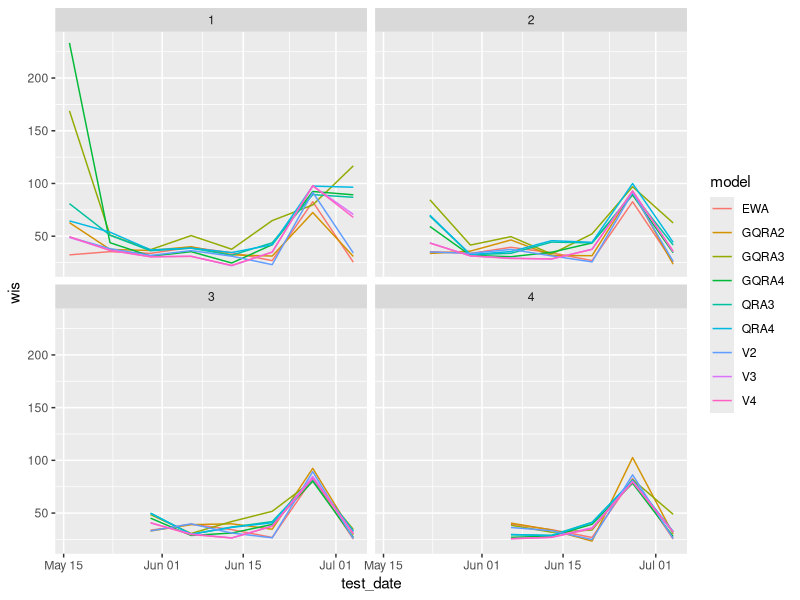
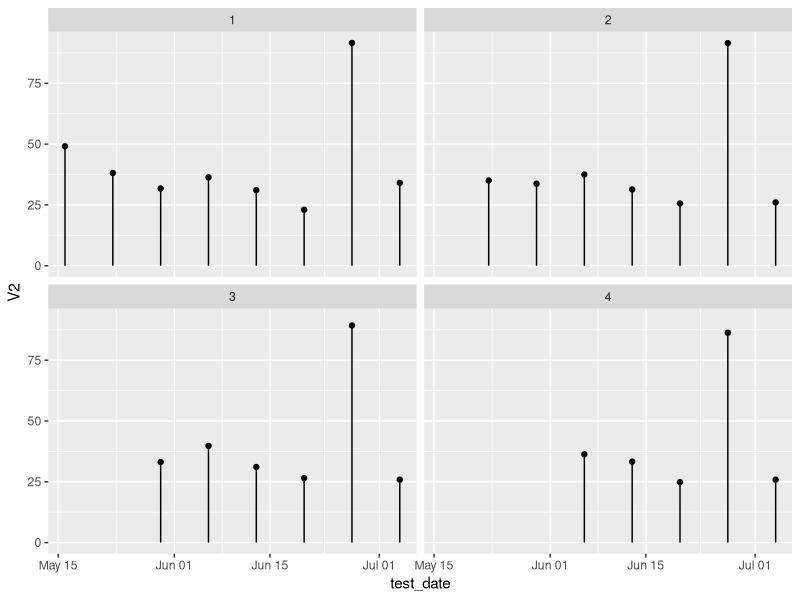
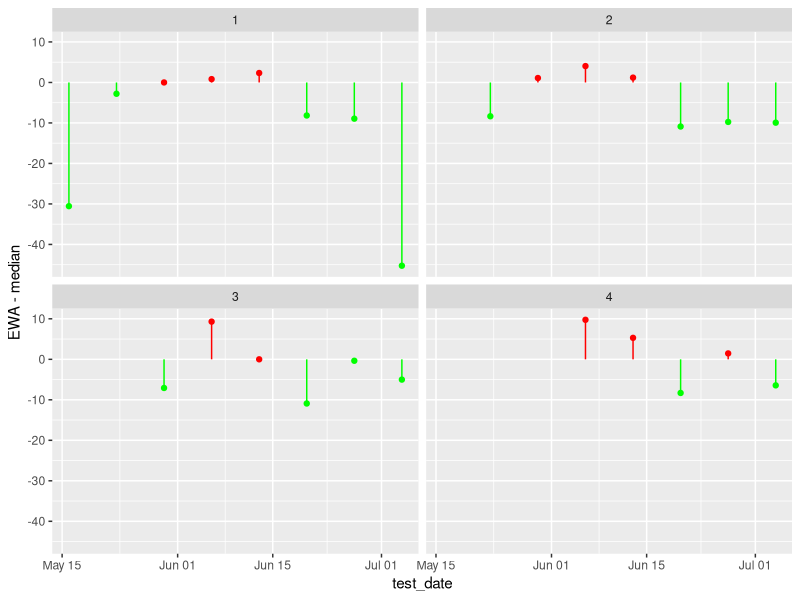
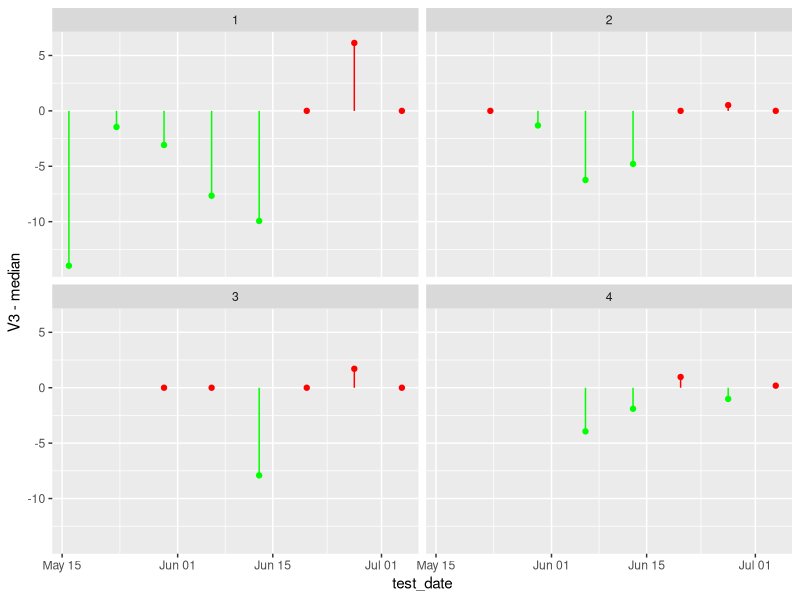
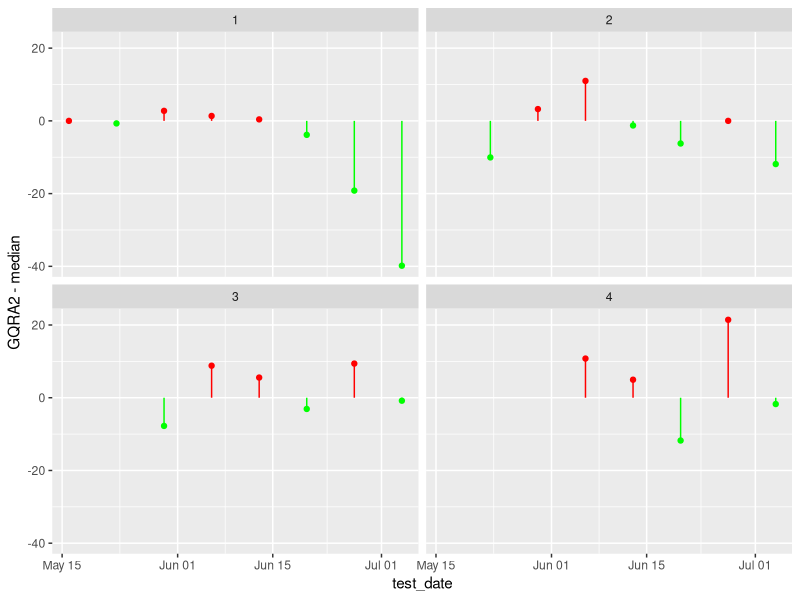
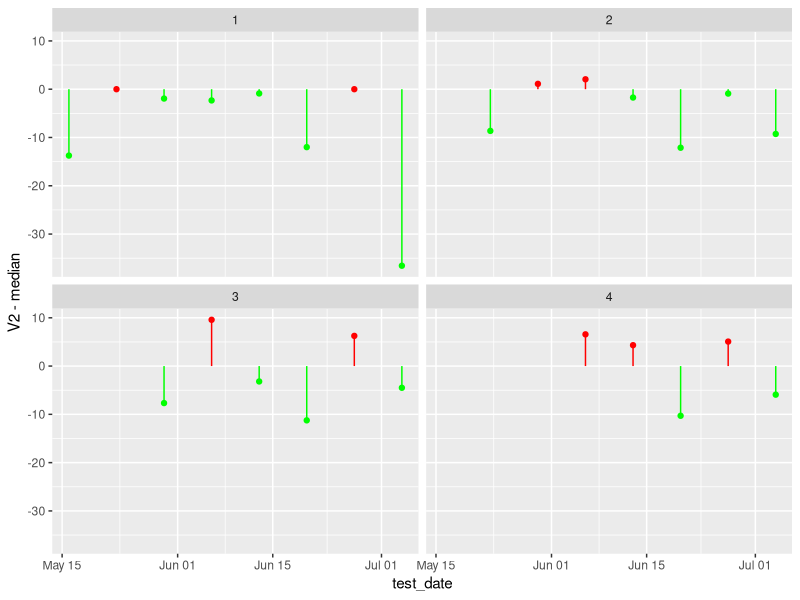
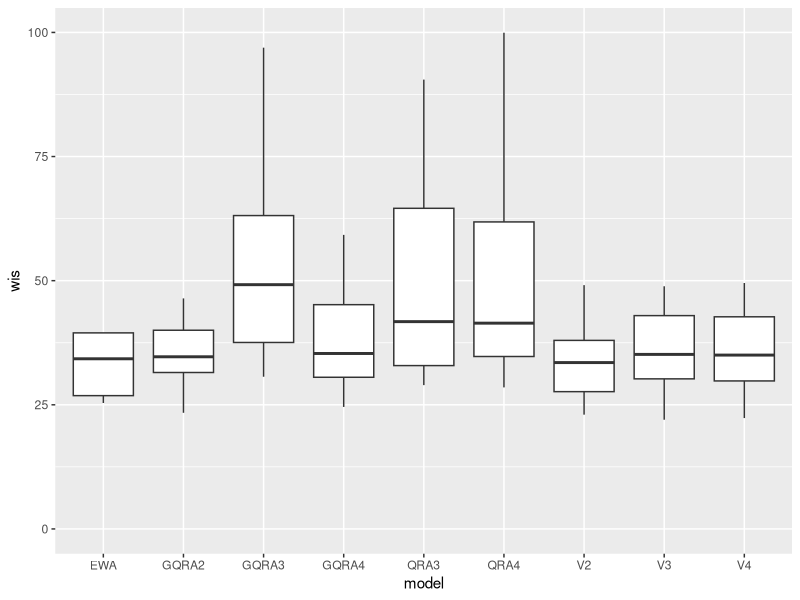
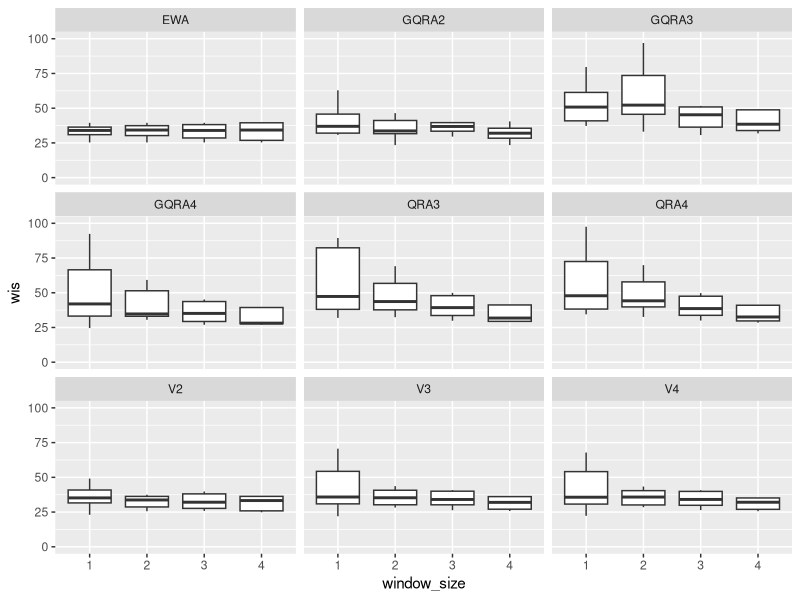

The R source for these figures, in order:
setwd("/home/dwolffram/covid19-ensembles")
library(tidyverse)
library(dplyr)
results = read.csv('results/results3.csv',
                   colClasses = c(window_size = "factor", test_date = "Date"))

results_long <- results %>% 
  pivot_longer(names(results)[3:length(results)], names_to = "model", values_to = "wis")

ggplot(data = results_long, aes(x = test_date, y = wis, colour = model)) +
  geom_line() +
  facet_wrap(~window_size)

ggplot(data=results, aes(x=test_date, y=V2)) +
  geom_point()  +
  facet_wrap(~window_size) + 
  geom_segment( aes(x=test_date, xend=test_date, y=0, yend=V2))

results$median <- apply(results[3:length(results)], 1, median, na.rm = T)

plot_comparison <- function(model_name="EWA"){
  results %>% mutate(Color = ifelse(get(model_name)-median < 0, "green", "red")) %>%
    ggplot(aes(x=test_date, y=get(model_name)-median, color=Color)) +
    geom_point()  +
    facet_wrap(~window_size) + 
    geom_segment( aes(x=test_date, xend=test_date, y=0, yend=get(model_name)-median))+
    scale_color_identity() +
    ylab(paste(model_name, "-", "median"))
}

plot_comparison("EWA")
ggsave('plots/comp_EWA.png', width=24, height=12, dpi=500, unit='cm', device='png')
plot_comparison("V3")
ggsave('plots/comp_V3.png', width=24, height=12, dpi=500, unit='cm', device='png')
plot_comparison("GQRA2")
ggsave('plots/comp_GQRA2', width=24, height=12, dpi=500, unit='cm', device='png')
plot_comparison("V2")
ggsave('plots/comp_V2.png', width=24, height=12, dpi=500, unit='cm', device='png')


ggplot(data = results_long, aes(x = model, y = wis)) +
  #facet_wrap(~window_size) +
  geom_boxplot(outlier.shape=NA) +
  ylim(0, 100)
ggsave('plots/boxplot.png', width=24, height=12, dpi=500, unit='cm', device='png')


ggplot(data = results_long, aes(x = window_size, y = wis)) +
  facet_wrap(~model) +
  geom_boxplot(outlier.shape=NA) +
  ylim(0, 100)

ggsave('plots/boxplot_windowSizes.png', device='png')

#### Bump Chart

my_theme <- function() {
  
  # Colors
  color.background = "white"
  color.text = "#22211d"
  
  # Begin construction of chart
  theme_bw(base_size=15) +
    
    # Format background colors
    theme(panel.background = element_rect(fill=color.background, color=color.background)) +
    theme(plot.background  = element_rect(fill=color.background, color=color.background)) +
    theme(panel.border     = element_rect(color=color.background)) +
    theme(strip.background = element_rect(fill=color.background, color=color.background)) +
    
    # Format the grid
    theme(panel.grid.major.y = element_blank()) +
    theme(panel.grid.minor.y = element_blank()) +
    theme(axis.ticks       = element_blank()) +
    
    # Format the legend
    theme(legend.position = "none") +
    
    # Format title and axis labels
    theme(plot.title       = element_text(color=color.text, size=20, face = "bold")) +
    theme(axis.title.x     = element_text(size=14, color="black", face = "bold")) +
    theme(axis.title.y     = element_text(size=14, color="black", face = "bold", vjust=1.25)) +
    theme(axis.text.x      = element_text(size=10, vjust=0.5, hjust=0.5, color = color.text)) +
    theme(axis.text.y      = element_text(size=10, color = color.text)) +
    theme(strip.text       = element_text(face = "bold")) +
    
    # Plot margins
    theme(plot.margin = unit(c(0.35, 0.2, 0.3, 0.35), "cm"))
}

gg_color_hue <- function(n) {
  hues = seq(15, 375, length = n + 1)
  hcl(h = hues, l = 65, c = 100)[1:n]
}


df_rank <- results_long %>% 
  group_by(window_size, test_date) %>%
  arrange(window_size, test_date, wis) %>% 
  mutate(ranking = row_number())


bump_chart <- function(windowSize="1", highlight_models=unique(df_rank$model)){
  df_temp <- subset(df_rank, window_size==windowSize)
  dates <- sort(unique(df_temp$test_date))
  
  df_temp <- df_temp %>%
    mutate(flag = ifelse(model %in% highlight_models, TRUE, FALSE),
           model_col = if_else(flag == TRUE, model, "zzz"))
  
  pal <- gg_color_hue(length(unique(df_temp$model_col)) -1)
  pal[length(pal)+1] <- "grey"
  
  ggplot(data = df_temp, aes(x = test_date, y = ranking, group = model)) +
    geom_line(aes(color = model_col, alpha = 1), size = 2) +
    geom_point(color = "#FFFFFF", size = 4) +
    geom_point(aes(color = model_col, alpha = 1), size = 4) +
    geom_point(color = "#FFFFFF", size = 1) +
    scale_y_reverse(breaks = 1:nrow(df_temp)) +
    scale_x_date(breaks = unique(df_temp$test_date), 
                       minor_breaks = unique(df_temp$test_date), expand = c(.05, .05)) +
    geom_text(data = df_temp %>% filter(test_date == dates[1]),
              aes(label = model, x = dates[1]-1) , hjust = 1, fontface = "bold", 
              color = "#888888", size = 4) +
    geom_text(data = df_temp %>% filter(test_date == dates[length(dates)]),
              aes(label = model, x = dates[length(dates)]+1) , hjust = 0, fontface = "bold", 
              color = "#888888", size = 4) +
    coord_cartesian(xlim = c(dates[1]-4,dates[length(dates)]+4)) +
    theme(legend.position = "none") +
    labs(x = "Test Date",
         y = "Rank",
         title = "Comparison of Ensemble Methods",
         subtitle = paste("For Window Size", windowSize, "(Ranked by WIS)")) +
    my_theme() +
    scale_color_manual(values = pal)
}

bump_chart()
bump_chart("4", c("EWA","V3","QRA3", "GQRA3"))

bump_chart(1)
ggsave('plots/bump_chart_ws1.png', width=24, height=12, dpi=500, unit='cm', device='png')
bump_chart(2)
ggsave('plots/bump_chart_ws2.png', width=24, height=12, dpi=500, unit='cm', device='png')
bump_chart(3)
ggsave('plots/bump_chart_ws3.png', width=24, height=12, dpi=500, unit='cm', device='png')
bump_chart(4)
ggsave('plots/bump_chart_ws4.png', width=24, height=12, dpi=500, unit='cm', device='png')

bump_chart(4, c("EWA","V3","QRA3", "GQRA3"))

bump_chart(4, c("EWA"))
ggsave('plots/bump_chart_EWA.png', width=24, height=12, dpi=500, unit='cm', device='png')




